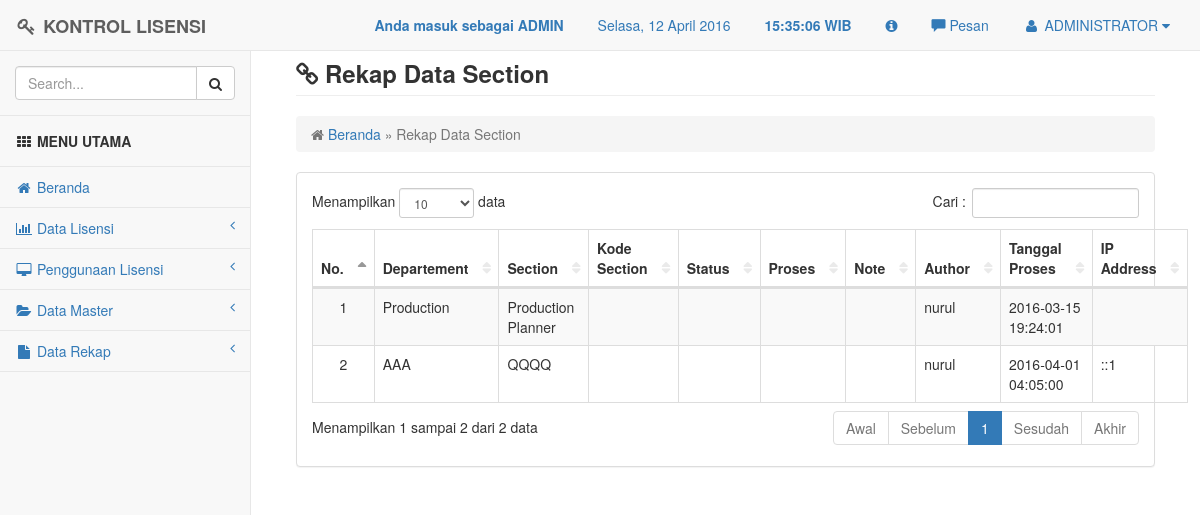
The page /section/section_rekap.php (signed in) on the database its author committed.
### tables this page shows
CREATE TABLE `t_user` (
  `nama_lengkap` varchar(20) NOT NULL,
  `userid` varchar(20) NOT NULL,
  `password` varchar(100) NOT NULL,
  `level` varchar(10) NOT NULL
);

CREATE TABLE `t_section_history` (
  `id` int(11) NOT NULL AUTO_INCREMENT,
  `departement` varchar(30) NOT NULL,
  `section` varchar(30) NOT NULL,
  `aksi` varchar(20) NOT NULL,
  `note` text NOT NULL,
  `tgl_input` datetime NOT NULL,
  `pic_input` varchar(30) NOT NULL,
  `ip_address` varchar(50) NOT NULL,
  PRIMARY KEY (`id`)
);

### section/section_rekap.php (the view, shortened to what this page needs)
<?php
include "../config/header.php";
include '../config/config.php';
?>
<div id="page-wrapper">
    <div class="container-fluid">
        <div class="row">
            <div class="col-lg-12">
                <h3 class="page-header"><i class="fa fa-link"></i> <strong>Rekap Data Section</strong></h3>
                <ol class="breadcrumb">
                    <li class="active">
                        <i class="fa fa-home"></i>
						<a href="../config/index.php" title="Kembali ke Beranda">Beranda</a> &raquo; Rekap Data Section
                    </li>
                </ol>
            </div>
        </div>
        <div class="row">
            <div class="col-lg-12">
                <div class="panel panel-default">
                    <div class="panel-body">
					<table id="table" class="display table table-th table-bordered table-striped table-hover" cellspacing="0" width="100%">
					<thead>
						<tr>
							<th>No.</th>
							<th>Departement</th>
							<th>Section</th>
							<th>Kode Section</th>
							<th>Status</th>
							<th>Proses</th>
							<th>Note</th>
							<th>Author</th>
							<th>Tanggal Proses</th>
							<th>IP Address</th>
						 </tr>
					</thead>
					<tbody>
					<?php
						$res = $mysqli->query("SELECT * FROM t_section_history");
						$no = 1;
						while ($row = $res->fetch_assoc())
						{
					?>
						<tr>
							<td align="center"><?php echo $no; ?></td>
							<td><?php echo $row['departement'] ?></td>
							<td><?php echo $row['section'] ?></td>
							<td><?php echo $row['kode_section'] ?></td>
							<td><?php echo $row['status'] ?></td>
							<td><?php echo $row['proses'] ?></td>
							<td><?php echo $row['note'] ?></td>
							<td><?php echo $row['pic_input'] ?></td>
							<td><?php echo $row['tgl_input'] ?></td>
							<td><?php echo $row['ip_address'] ?></td>
						</tr>
						<?php
							$no++;
						}
						?>
					</tbody>
					</table>
					</div>
                </div>
            </div>
		</div>
    </div>
</div>
<?php
include "../config/footer.php";
?>

### config/header.php (shortened to what this page needs)
<!DOCTYPE html>
<html>
<head>
    <link href="../assets/plugins/bootstrap/dist/css/bootstrap.min.css" rel="stylesheet">
    <link href="../assets/plugins/metisMenu/dist/metisMenu.min.css" rel="stylesheet">
    <link href="../assets/plugins/datatables-plugins/integration/bootstrap/3/dataTables.bootstrap.css" rel="stylesheet">
    <link href="../assets/plugins/bootstrap/dist/css/bootstrap-datepicker.css" rel="stylesheet">
	<link href="../assets/plugins/validator/css/bootstrapValidator.css" rel="stylesheet" type="text/css" >
	<link href="../assets/css/style.css" rel="stylesheet">
    <link href="../assets/font-awesome/css/font-awesome.min.css" rel="stylesheet" type="text/css">
	<link href="../assets/plugins/chosen/chosen.css" rel="stylesheet">
	<link href="../assets/plugins/fileinput/fileinput.css" rel="stylesheet">
	<link href="../assets/plugins/fancybox/jquery.fancybox.css?v=2.1.5" media="screen" rel="stylesheet" type="text/css" />
</head>
<body>
    <div id="wrapper">
        <nav class="navbar navbar-default navbar-fixed-top" role="navigation" style="margin-bottom: 0">
			<div class="navbar-header">
                <a class="navbar-brand" href="index.html"><i class="fa fa-key fa-fw"></i> <strong>KONTROL LISENSI</strong></a>
            </div>
			<ul class="nav navbar-top-links navbar-right">
				<li class="dropdown">
				<?php
				if ($_SESSION['level'] == "admin"){
				?>
					<a><blink><strong>Anda masuk sebagai ADMIN</strong></blink></a>
                <?php
				}
				else if ($_SESSION['level'] == "user"){
				?>
					<a><blink><strong>Anda masuk sebagai USER</strong></blink></a>
				<?php
				}
				?>
				</li>
				<li class="dropdown"><a><span id="dates"><span id="the-day">Hari, 00 Bulan 0000</span></a></li>
				<li class="dropdown"><a><strong><span id="the-time"> 00:00:00 </span> WIB</strong></span></a></li>
                <li class="dropdown"><a data-toggle="modal" data-target="#myModal" href="#" title="Tentang Kami"><i class="fa fa-info-circle"></i></a></li>
                <li><a id="pesan_sedia" href="#" data-toggle="modal" data-target="#modalpesan"><span class='glyphicon glyphicon-comment'></span>  Pesan</a></li>
				<li class="dropdown">
					<?php
					$aksi = "select * from t_user where userid = '".$_SESSION['userid']."'";
					$hasil = mysql_query($aksi);
					$data = mysql_fetch_array ($hasil);
					?>
                    <a class="dropdown-toggle" data-toggle="dropdown" href="#">
                        <i class="fa fa-user fa-fw"></i> <?php echo $data['nama_lengkap'];?>  <i class="fa fa-caret-down"></i>
                    </a>
				</li>
			</ul>
            <?php
			include "menu.php";
			?>
        </nav>
		<br>

### assets/css/style.css (style rules this page uses)
body { background-color: #f8f8f8; }
#wrapper { width: 100%; }
#page-wrapper { padding: 0 15px; min-height: 568px; background-color: #fff; }
@media (min-width:768px) { #page-wrapper { position: inherit; margin: 0 0 0 250px; padding: 0 30px; border-left: 1px solid #e7e7e7; } }
.navbar-top-links { margin-right: 0; }
.navbar-top-links li { display: inline-block; }
.navbar-top-links li:last-child { margin-right: 15px; }
.navbar-top-links li a { padding: 15px; min-height: 50px; }
table.dataTable thead .sorting, table.dataTable thead .sorting_asc, table.dataTable thead .sorting_desc, table.dataTable thead .sorting_asc_disabled, table.dataTable thead .sorting_desc_disabled { background: 0 0; }
table.dataTable thead .sorting_asc:after { content: "\f0de"; float: right; font-family: fontawesome; }
table.dataTable thead .sorting:after { content: "\f0dc"; float: right; font-family: fontawesome; color: rgba(50,50,50,.5); }

### rows shown on the page
t_user: nama_lengkap "ADMINISTRATOR"
t_section_history: departement "Production", section "Production Planner", pic_input "nurul", tgl_input "2016-03-15 19:24:01"
t_section_history: departement "AAA", section "QQQQ", pic_input "nurul", tgl_input "2016-04-01 04:05:00", ip_address "::1"
